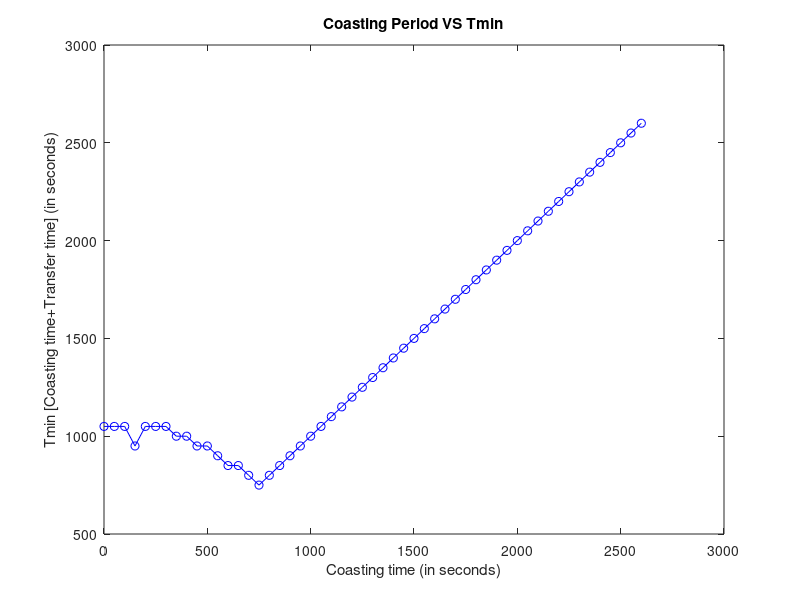

Here is the MATLAB script that generated this plot:
% Single Revolution Lambert Problem
% Debri used: MICROSAT-R DEB 
% Debri TLE data: 1 44117U 19006C   19257.18743374  .00356745  20455-4  44493-2 0  9990
%                 2 44117  95.2886 104.5636 0572671 189.5932 169.3966 14.64658678 24390
% Inclination (degrees):95.2886
% RAAN (degrees):104.5636
% Eccentricity:0.572671
% Argument of Perigee [Degrees]:189.5932
% Mean Anomaly [Degrees]:169.3966
% SGP4 output:  X                Y                Z     [km]
%            542.13411088    -3934.00754565    -5496.24138485 
%             XDOT             YDOT             ZDOT    [km/s]
%            -2.04410472        5.83405751       -4.77434023

e=0.572671;
u=398588.738;                                                % in km^3*s^-2                
pos_d=[542.13411088 -3934.00754565 -5496.24138485];          % in km
vel_d=[-2.04410472 5.83405751 -4.77434023];                  % in kmpersec
r_d=norm(pos_d);
v_d=norm(vel_d);
vr_d=dot(vel_d,pos_d)/r_d;
vp_d=sqrt(v_d^2-vr_d^2);
h_d=r_d*vp_d;
a_debri=(h_d^2/u)/(1-e^2);                                    % in km
a_chaser=a_debri+50;                                          % in km  
rp_debri=a_debri*(1-e);
rp_chaser=a_chaser*(1-e);
r1_cylindrical=rp_chaser;

o=104.5636;                                             % RAAN
ia=95.2886;                                             % Inclination
w=189.5932;                                             % Argument of Periapsis

T_t=(2*pi*a_debri^(3/2))/u^0.5;
t_quarter=T_t/4;
T_c=(2*pi*a_chaser^(3/2))/u^0.5;
delv_max=18;

for i=0:52;
    twait=50*i;                                                   % Waiting time
    % delV=50;
    ma_chaser=(2*pi*twait)/T_c;                     % ma=mean anomaly in radians
    if ma_chaser<pi;                                  % ea=eccentric anomaly     
        eai_chaser=ma_chaser+e/2;                    % initiating ea
    else
        eai_chaser=ma_chaser-e/2;
    end
    f=eai_chaser-e*sin(eai_chaser)-ma_chaser;
    f_dash=1-e*cos(eai_chaser);
    while abs((f/f_dash))>0.000001;                         % Newtons method to find eccentric anomaly 
        ea_chaser=eai_chaser-(f/f_dash);
        eai_chaser=ea_chaser;
        f=eai_chaser-e*sin(eai_chaser)-ma_chaser;
        f_dash=1-e*cos(eai_chaser); 
    end
    ta_chaser=2*atand(sqrt((1+e)/(1-e))*tand(ea_chaser/2))*180/3.14;    % ta=True Anomaly (in degrees) 
    r1_cylindrical=(h_d^2/u)*(1+e*cosd(ta_chaser))^(-1);
    r1_cartesian=[r1_cylindrical*cosd(ta_chaser);r1_cylindrical*sind(ta_chaser);0];
    DCMc=[cosd(o),-sind(o),0;sind(o),cosd(o),0;0,0,1]*[1 0 0;0 cosd(ia) -sind(ia);0 sind(ia) cosd(ia)]*[cosd(w+ta_chaser) -sind(w+ta_chaser) 0; sind(w+ta_chaser) cosd(w+ta_chaser) 0; 0 0 1];
    r1=DCMc*r1_cartesian;      
    for j=0:50:t_quarter-twait;
        dt=j;
        
            t=twait+dt;
            ma_target=(2*pi*t)/T_t;                     % ma=mean anomaly in radians
            if ma_target<pi;                                  % ea=eccentric anomaly     
                eai_target=ma_target+e/2;                    % initiating ea
            else
                eai_target=ma_target-e/2;
            end
            f=eai_target-e*sin(eai_target)-ma_target;
            f_dash=1-e*cos(eai_target);
            while abs((f/f_dash))>0.000001;                         % Newtons method to find eccentric anomaly 
                ea_target=eai_target-(f/f_dash);
                eai_target=ea_target;
                f=eai_target-e*sin(eai_target)-ma_target;
                f_dash=1-e*cos(eai_target); 
            end
            ta_target=2*atand(sqrt((1+e)/(1-e))*tand(ea_target/2))*180/3.14;    % ta=True Anomaly (in degrees) 
            r2_cylindrical=(h_d^2/u)*(1+e*cosd(ta_target))^(-1);
            r2_cartesian=[r2_cylindrical*cosd(ta_target);r2_cylindrical*sind(ta_target);0];
            DCMt=[cosd(o),-sind(o),0;sind(o),cosd(o),0;0,0,1]*[1 0 0;0 cosd(ia) -sind(ia);0 sind(ia) cosd(ia)]*[cosd(w+ta_target) -sind(w+ta_target) 0; sind(w+ta_target) cosd(w+ta_target) 0; 0 0 1];
            r2=DCMt*r2_cartesian;
            
            % Choosing a prograde trajectory(i<90 deg). Rendezvous occurs at t=twait+dt
            r1cr2=cross(r1,r2);
            r1r2=norm(r1)*norm(r2);
            if r1cr2(3,1)>=0;
                deltheta=acosd(dot(r1,r2)/r1r2);
            else
                deltheta=360-acosd(dot(r1,r2)/r1r2);
            end    
            A=sind(deltheta)*sqrt(r1r2/(1-cosd(deltheta)));           

            % Starting Newtons method to evaluate the z (z is  related to a and universal anomaly) 
            z=0;                                                     % Initializing z
            S=(1/6)-(z/120)+(z^2/5040)-(z^3/362880)+(z^4/39916800);  % S and C are Stumpff Functions 
            C=(1/2)-(z/24)+(z^2/720)-(z^3/40320)+(z^4/3628800);
            r1n=norm(r1);
            r2n=norm(r2);
            del_t=dt;
            y=r1n+r2n+A*((z*S-1)/C^0.5);
            f=((y/C)^1.5)*S+A*(y^0.5)-(u^0.5)*del_t;
            if z==0;
                f_dash=(sqrt(2)/40)*y^1.5+(A/8)*(sqrt(y)+A*sqrt(1/2*y));
            else;
                f_dash=((y/C)^1.5)*((1/2*z)*(C-1.5*S/C)+(3*S^2)/(4*C)) + (A/8)*((3*S*sqrt(y)/C)+A*sqrt(C/y));
            end    
            
            while abs((f/f_dash))>0.01;
                z_f=z-f/f_dash;
                z=z_f;
                S=(1/6)-(z/120)+(z^2/5040)-(z^3/362880)+(z^4/39916800);   
                C=(1/2)-(z/24)+(z^2/720)-(z^3/40320)+(z^4/3628800);
                y=r1n+r2n+A*((z*S-1)/C^0.5);
                f=((y/C)^1.5)*S+A*(y^0.5)-(u^0.5)*del_t;
                if z==0;
                    f_dash=(sqrt(2)/40)*y^1.5+(A/8)*(sqrt(y)+A*sqrt(1/2*y));
                else;
                    f_dash=((y/C)^1.5)*((1/2*z)*(C-1.5*S/C)+(3*S^2)/(4*C)) + (A/8)*((3*S*sqrt(y)/C)+A*sqrt(C/y));
                end
            end    

            % Calculating the Lagrange functions and Velocities at r1 and r2

            f=1-y/r1n;
            g=(1/sqrt(u))*((y/C)^1.5*S)+A*sqrt(y)-(1/sqrt(u))*(y/C)^1.5;
            f_dot=(sqrt(u)/r1n*r2n)*sqrt(y/C)*(z*S-1);
            g_dot=1-(y/r2n);

            v1_t=(r2-f*r1)/g;                                               % Transfer orbit velocity at r1
            v2_t=(g_dot*r2-r1)/g;                                           % Transfer orbit velocity at r2
            v1n_t=norm(v1_t);
            v2n_t=norm(v2_t);
            
            % Calculating velocities of Chaser at r1 and Target at r2
            vpd_2=h_d/r2n;                                                  % Perpendicular component of velocity of the debri at 2
            vrd_2=(u/h_d)*e*sind(ta_target);
            vd_2=sqrt(vpd_2^2+vrd_2^2);
            h_c=sqrt(u*r1n*(1+e));
            vpc_1=h_c/r1n;                                                  % Perpedicular component of velocity of Chaser at 1 
            vrc_1=(u/h_c)*e*sind(ta_chaser);
            vc_1=sqrt(vpc_1^2+vrc_1^2);

            % Calculating delta V required
            delv1(1,1)=v1n_t-vc_1;
            delv2(1,1)=vd_2-v2n_t;
            delv(1,1)=abs(delv1(1,1))+abs(delv2(1,1));
            
            if delv(1,1)<delv_max;
                dv(1,i+1)=delv(1,1);
                tmin(1,i+1)=t;
                tcoast(1,i+1)=twait;
                transfer_time(1,i+1)=j;
                break;
            end
    end    
end
plot(tcoast,tmin,'b-o');
title('Coasting Period VS Tmin');
xlabel('Coasting time (in seconds)');
ylabel('Tmin [Coasting time+Transfer time] (in seconds)');
